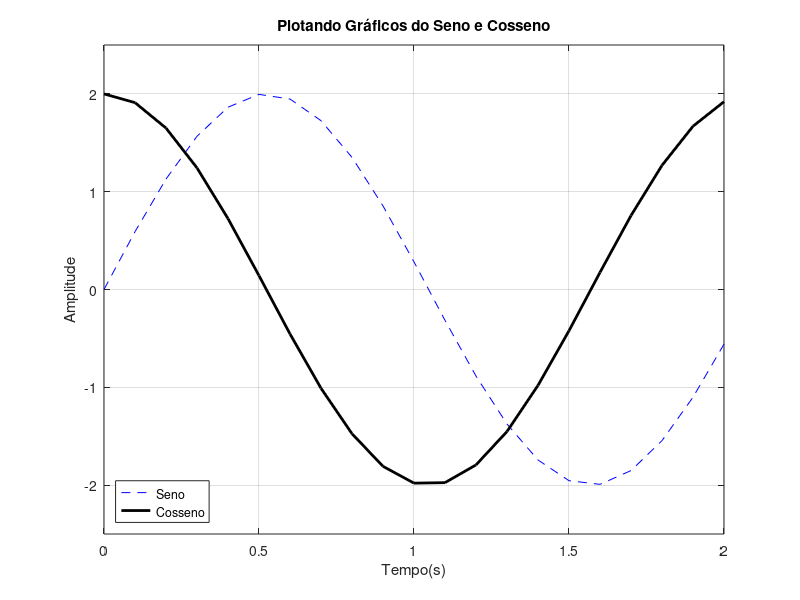

Write the MATLAB code that produced this figure.
clc;
clearvars;
close all;

% Gráficos

t = 0:0.1:2;
y = 2*sin(3*t);

z = 2*cos(3*t);

% Customizando o gráfico
figure
plot(t, y, 'b--', t, z, 'k', 'linewidth', 2), grid;

xlabel('Tempo(s)');
ylabel('Amplitude');

title('Plotando Gráficos do Seno e Cosseno');
legend('Seno', 'Cosseno', 'Location', 'southwest');

% Posição dos gráficos
xlim([0 2]);
ylim([-2.5 2.5]);

% Outra forma
% axis([0 2 -2.5 2.5]);



